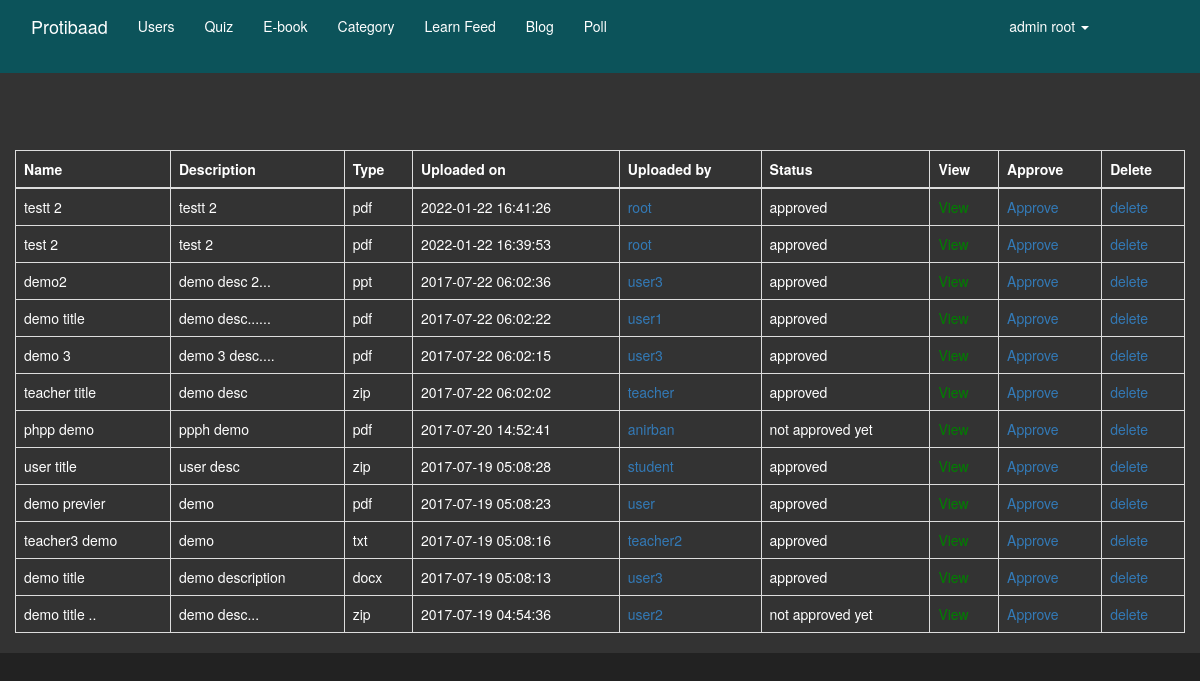
/dashboard/index.php (signed in), run on the app's committed database.
### tables this page shows
CREATE TABLE `uploads` (
  `file_id` int(11) NOT NULL,
  `file_name` varchar(225) NOT NULL,
  `file_description` text NOT NULL,
  `file_type` varchar(225) NOT NULL,
  `file_uploader` varchar(225) NOT NULL,
  `file_uploaded_on` timestamp NOT NULL DEFAULT current_timestamp() ON UPDATE current_timestamp(),
  `file_uploaded_to` varchar(225) NOT NULL,
  `file` varchar(225) NOT NULL,
  `status` varchar(225) NOT NULL DEFAULT 'not approved yet'
);

### dashboard/index.php (the view, shortened to what this page needs)
<?php include('includes/adminheader.php');  ?>
<?php include 'includes/adminnav.php'; ?>
<div style="background-color:#333" >
    <div>
        <div class="container-fluid" >
            <div class="row">
                <div class="col-lg-12">
                    <br>
                    <br>
                    <br>
                    <br>
                    <br>
                    <?php if ($_SESSION['role'] == 'admin') {
                    ?>
                        <div class="row">
                            <div class="col-lg-12">
                                <div class="table-responsive">
                                    <form action="" method="post">
                                        <table class="table table-bordered" style="color:#fff;">
                                            <thead style="color:#ffffff;">
                                                <tr >
                                                    <th >Name</th>
                                                    <th>Description</th>
                                                    <th>Type </th>
                                                    <th>Uploaded on</th>
                                                    <th>Uploaded by </th>
                                                    <th>Status</th>
                                                    <th>View</th>
                                                    <th>Approve</th>
                                                    <th>Delete</th>
                                                </tr>
                                            </thead>
                                            <tbody>
                                                <?php
                                                $query = "SELECT * FROM uploads ORDER BY file_uploaded_on DESC";
                                                $run_query = mysqli_query($conn, $query) or die(mysqli_error($conn));
                                                if (mysqli_num_rows($run_query) > 0) {
                                                    while ($row = mysqli_fetch_array($run_query)) {
                                                        $file_id = $row['file_id'];
                                                        $file_name = $row['file_name'];
                                                        $file_description = $row['file_description'];
                                                        $file_type = $row['file_type'];
                                                        $file_date = $row['file_uploaded_on'];
                                                        $file_uploader = $row['file_uploader'];
                                                        $file_status = $row['status'];
                                                        $file = $row['file'];
                                                        echo "<tr>";
                                                        echo "<td>$file_name</td>";
                                                        echo "<td>$file_description</td>";
                                                        echo "<td>$file_type</td>";
                                                        echo "<td>$file_date</td>";
                                                        echo "<td><a href='viewprofile.php?name=$file_uploader' target='_blank'> $file_uploader </a></td>";
                                                        echo "<td>$file_status</td>";
                                                        echo "<td><a href='allfiles/$file' target='_blank' style='color:green'>View </a></td>";
                                                        echo "<td><a onClick=\"javascript: return confirm('Are you sure you want to approve this note?')\"href='?approve=$file_id'><i class='fa fa-times' style='color: red;'></i>Approve</a></td>";
                                                        echo "<td><a onClick=\"javascript: return confirm('Are you sure you want to delete this post?')\" href='?del=$file_id'><i class='fa fa-times' style='color: red;'></i>delete</a></td>";
                                                        echo "</tr>";
                                                    }
                                                }
                                                ?>
                                            </tbody>
                                        </table>
                                    </form>
                                </div>
                            </div>
                        </div>
        <?php }
        ?>
        </body>
        </html>

### dashboard/css/sb-admin.css (style rules this page uses)
body { margin-top: 100px; background-color: #222; }
@media (min-width: 768px) { body { margin-top: 50px; } }

### data on the page
uploads: file_name "testt 2", file_description "testt 2", file_type "pdf", file_uploaded_on "2022-01-22 16:41:26", file_uploader "root", status "approved"
uploads: file_name "test 2", file_description "test 2", file_type "pdf", file_uploaded_on "2022-01-22 16:39:53", file_uploader "root", status "approved"
uploads: file_name "demo2", file_description "demo desc 2...", file_type "ppt", file_uploaded_on "2017-07-22 06:02:36", file_uploader "user3", status "approved"
uploads: file_name "demo title", file_description "demo desc......", file_type "pdf", file_uploaded_on "2017-07-22 06:02:22", file_uploader "user1", status "approved"
uploads: file_name "demo 3", file_description "demo 3 desc....", file_type "pdf", file_uploaded_on "2017-07-22 06:02:15", file_uploader "user3", status "approved"
uploads: file_name "teacher title", file_description "demo desc", file_type "zip", file_uploaded_on "2017-07-22 06:02:02", file_uploader "teacher", status "approved"
uploads: file_name "phpp demo", file_description "ppph demo", file_type "pdf", file_uploaded_on "2017-07-20 14:52:41", file_uploader "anirban", status "not approved yet"
uploads: file_name "user title", file_description "user desc", file_type "zip", file_uploaded_on "2017-07-19 05:08:28", file_uploader "student", status "approved"
uploads: file_name "demo previer", file_description "demo", file_type "pdf", file_uploaded_on "2017-07-19 05:08:23", file_uploader "user", status "approved"
uploads: file_name "teacher3 demo", file_description "demo", file_type "txt", file_uploaded_on "2017-07-19 05:08:16", file_uploader "teacher2", status "approved"
uploads: file_name "demo title", file_description "demo description", file_type "docx", file_uploaded_on "2017-07-19 05:08:13", file_uploader "user3", status "approved"
uploads: file_name "demo title ..", file_description "demo desc...", file_type "zip", file_uploaded_on "2017-07-19 04:54:36", file_uploader "user2", status "not approved yet"

### other printed values
$_SESSION['name'] "admin root"
